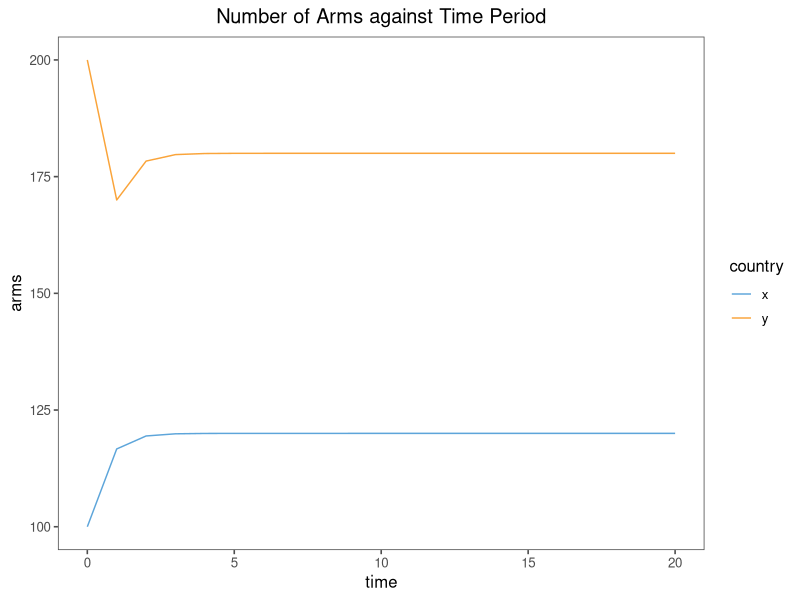
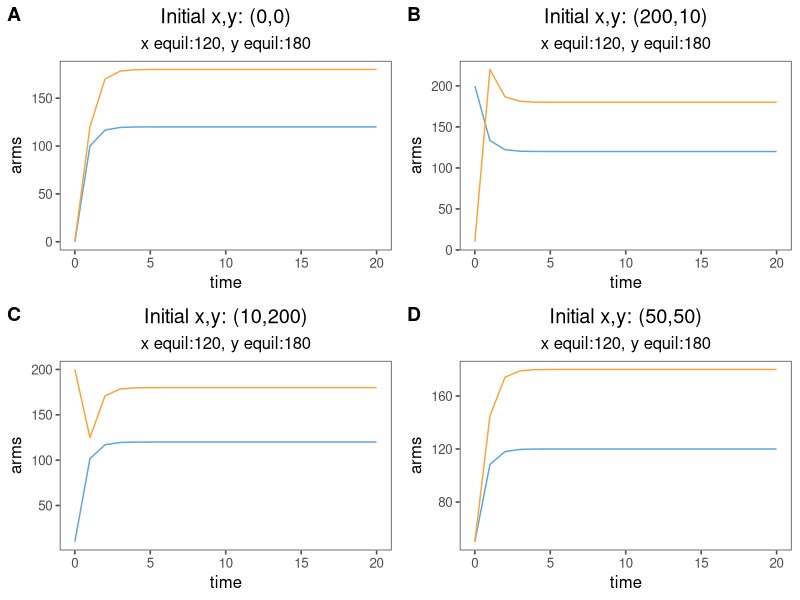
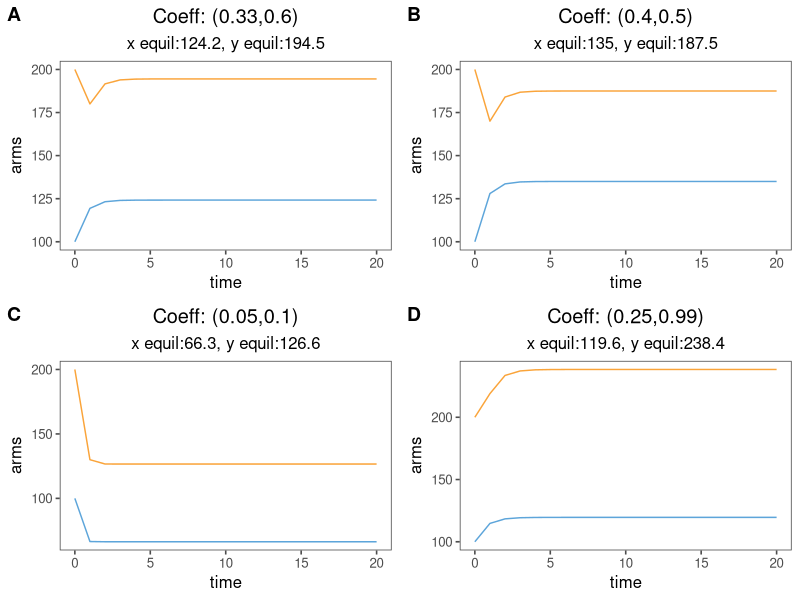

These charts were generated, in order, by the following R code:
## ---- chunk 1
library(ggplot2)
library(ggthemes)
library(tidyr)
library(dplyr)
library(knitr)
library(cowplot)
library(Hmisc)

## ---- chunk 2
# y_n+1:  Number of arms for country Y
f.1 <- function(x) 120 + 0.5 * x  
# x_n+1:  Number of arms for country X
f.2 <- function(y) 60 + 1/3 * y
# function to calculate number of weapons for countries x and y
calc_arms <- function(x0,y0, iter, func1, func2){
    x <- x0
    y <- y0
    t <- 0
    
    for (i in 1:iter){
        y <- append(y, func1(x[length(x)]))
        x <- append(x, func2(y[length(y)]))
        t <- append(t,i) 
    }
    
    data.frame(t=t,x=x,y=y) %>% gather("country","arms",2:3)
   
}
# calculate future arms based on initial values of x0=100, y0=200
df <- calc_arms(100,200,20,f.1,f.2)
# plot
ggplot(df, aes(x=t,y=arms,col=country)) + geom_line() + theme_few() + scale_color_few() + 
    labs(title="Number of Arms against Time Period", x = "time", y= "arms") +
    theme(plot.title = element_text(hjust = 0.5))
## ---- chunk 3
# data, wide format
df <- df %>% spread(country, arms)
# approx equilibrium values, t=20
kable(tail(df,1), align="rrr", row.names=F, digits = 2)
## ---- chunk 4
# vectors of starting x and y values
x <- c(0,200,10,50)
y <- c(0,10,200,50)
# plot various (x,y) initial conditions
for (i in 1:length(x)) {
  df_name <- paste0("df",x[i],".",y[i])
  var_name <- paste0("g",x[i],".",y[i])
  assign(df_name,calc_arms(x[i],y[i],20,f.1,f.2))
  
  x_equil <- eval(parse(text=df_name)) %>% filter(country == 'x', t == 20) %>%
      select(arms)
  
  y_equil <- eval(parse(text=df_name)) %>% filter(country == 'y', t == 20) %>%
      select(arms)
  
  assign(var_name,
         ggplot(eval(parse(text=df_name)), aes(x=t,y=arms,col=country)) +
           geom_line() + theme_few() + scale_color_few(guide=FALSE) +
           labs(title = paste0("Initial x,y: (",x[i],",",y[i],")"),x = "time", y= "arms",
                subtitle = paste0("x equil:",round(x_equil,1),", y equil:",round(y_equil,1) )) +
           theme(plot.title = element_text(hjust = 0.5),plot.subtitle = element_text(hjust = 0.5))
  )
}
# print plots in grid format
plot_grid(g0.0, g200.10, g10.200, g50.50, ncol = 2, labels = "AUTO",
          align = 'v', label_size = 14)
## ---- chunk 5
# vectors of various survival coefficents
a <- c(0.6,0.5,0.1,0.99) 
b <- c(0.33,0.4,0.05,0.25)
# plots for various survival coefficients
for (i in 1:length(a)) {
  df_name <- paste0("df",a[i],"_",b[i])
  var_name <- paste0("g",a[i],"_",b[i])
  assign("f1", function(x) 120+ a[i]*x )
  assign("f2", function(x) 60+ b[i]*x )
  assign(df_name,calc_arms(100,200,20,f1,f2))
  
  x_equil <- eval(parse(text=df_name)) %>% filter(country == 'x', t == 20) %>%
      select(arms)
  
  y_equil <- eval(parse(text=df_name)) %>% filter(country == 'y', t == 20) %>%
      select(arms)
  assign(var_name,
         ggplot(eval(parse(text=df_name)), aes(x=t,y=arms,col=country)) +
              geom_line() + theme_few() + scale_color_few(guide=FALSE) + 
              labs(title = paste0("Coeff: (",b[i],",",a[i],")"),x = "time", y= "arms",
                   subtitle = paste0("x equil:",round(x_equil,1),", y equil:",round(y_equil,1) )) + 
             theme(plot.title = element_text(hjust = 0.5),plot.subtitle = element_text(hjust = 0.5))
 )
}
# print plots in grid format
plot_grid(g0.6_0.33, g0.5_0.4, g0.1_0.05, g0.99_0.25, ncol = 2, labels = "AUTO",
          align = 'v', label_size = 14)
